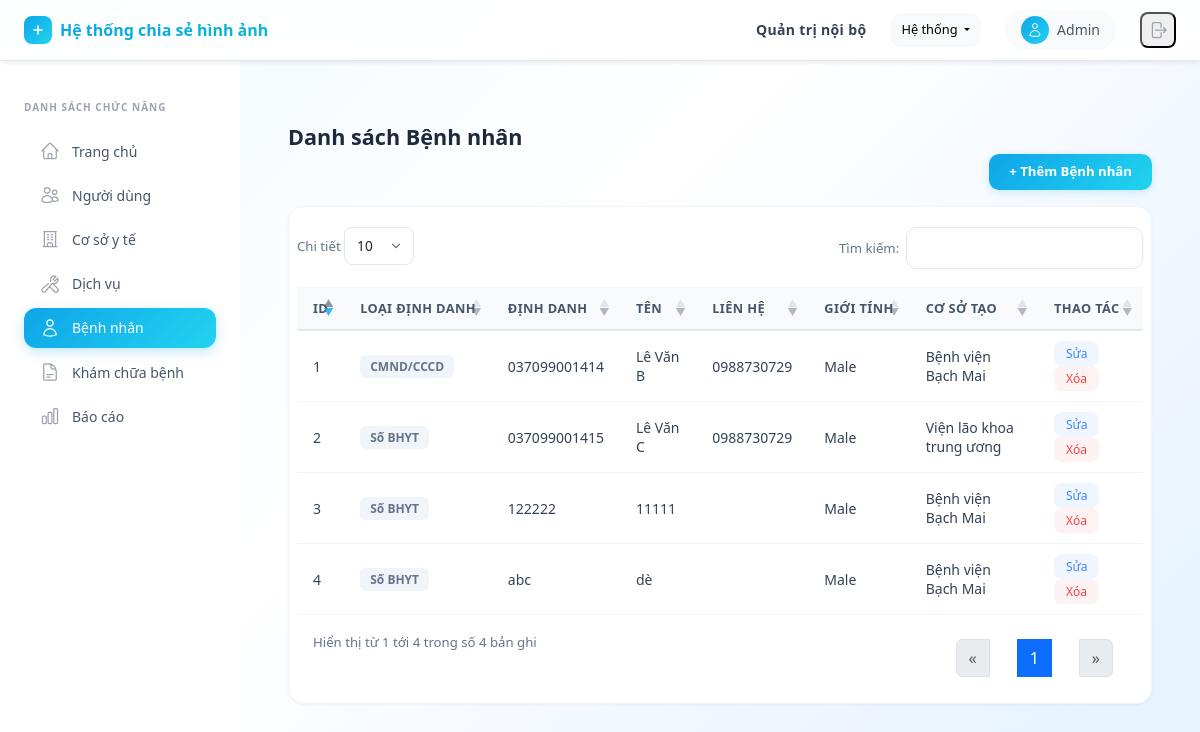
Screenshot of /patients/ (signed in) with the database file from the repository.
### api/models.py (models this page shows, shortened)
class User(AbstractUser):
    code = models.CharField(max_length=50, unique=True)
    facility = models.ForeignKey(MedicalFacility, on_delete=models.CASCADE, related_name="users", null=True, blank=True)
    name = models.CharField(max_length=255)
    role = models.ForeignKey(Role, on_delete=models.SET_NULL, null=True, blank=True, related_name='users')
    patient = models.OneToOneField('Patient', on_delete=models.SET_NULL, null=True, blank=True, related_name='user')
    created_at = models.DateTimeField(auto_now_add=True)
    updated_at = models.DateTimeField(auto_now=True)
    @property
    def role_code(self):
        return self.role.code if self.role else None

class Patient(models.Model):
    IDENTIFIER_CHOICES = [
        ('insurance', 'Số BHYT'),
        ('national_id', 'CMND/CCCD'),
        ('phone', 'Số điện thoại'),
    ]
    identifier_type = models.CharField(max_length=20, choices=IDENTIFIER_CHOICES)
    identifier = models.CharField(max_length=100, unique=True)
    name = models.CharField(max_length=255)
    contact_info = models.TextField(blank=True, null=True)
    gender = models.CharField(max_length=10, choices=[('male', 'Male'), ('female', 'Female'), ('other', 'Other')])
    created_by_facility = models.ForeignKey(MedicalFacility, on_delete=models.SET_NULL, null=True, related_name="patients")
    activity_history = models.JSONField(default=list, blank=True)

class MedicalFacility(models.Model):
    STATUS_CHOICES = [
        ('active', 'Đang hoạt động'),
        ('paused', 'Tạm dừng'),
        ('holiday', 'Nghỉ lễ'),
        ('maintenance', 'Bảo trì'),
        ('closed', 'Ngừng hoạt động'),
    ]
    code = models.CharField(max_length=50, unique=True)
    name = models.CharField(max_length=255)
    address = models.TextField()
    status = models.CharField(max_length=20, choices=STATUS_CHOICES, default='active')
    services = models.ManyToManyField(Service, blank=True, related_name='facilities')

### api/views.py (the view)
# urls.py: path('patients/', patient_list, name='patient_list'),
@permission_required('patient.view')
def patient_list(request):
    if request.user.role_code == 'admin':
        patients = Patient.objects.all()
        facilities = MedicalFacility.objects.all()
    else:
        patients = Patient.objects.filter(created_by_facility=request.user.facility)
        facilities = MedicalFacility.objects.filter(id=request.user.facility_id)
    return render(request, 'patient_list.html', {
        'patients': patients,
        'tab': 'patients',
        'facilities': facilities,
    })

### api/templates/patient_list.html (shortened to what this page needs)
{% extends "base.html" %}
{% load static %}
{% block content %}
<link rel="stylesheet" href="https://cdn.datatables.net/1.13.6/css/dataTables.bootstrap5.min.css">
<h3 class="page-title">Danh sách Bệnh nhân</h3>
<div class="table-toolbar">
    <button class="btn-add" onclick="openCreateForm()">+ Thêm Bệnh nhân</button>
</div>
<div class="table-card">
<table id="patientTable" class="table">
  <thead>
    <tr>
      <th>ID</th>
      <th>Loại định danh</th>
      <th>Định danh</th>
      <th>Tên</th>
      <th>Liên hệ</th>
      <th>Giới tính</th>
      <th>Cơ sở tạo</th>
      <th>Thao tác</th>
    </tr>
  </thead>
  <tbody>
    {% for p in patients %}
      <tr data-id="{{ p.id }}">
        <td><span style="font-weight:500;">{{ p.id }}</span></td>
        <td><span class="badge-role badge-role-default">{{ p.get_identifier_type_display }}</span></td>
        <td>{{ p.identifier }}</td>
        <td>{{ p.name }}</td>
        <td>{{ p.contact_info }}</td>
        <td>{{ p.get_gender_display }}</td>
        <td>{{ p.created_by_facility.name|default:"" }}</td>
        <td>
          <button class="btn-action btn-action-edit" onclick="openEditForm({{ p.id }})">Sửa</button>
          <button class="btn-action btn-action-delete" onclick="deletePatient({{ p.id }})">Xóa</button>
        </td>
      </tr>
    {% endfor %}
  </tbody>
</table>
</div>
{% endblock %}

### api/templates/base.html (shortened to what this page needs)
﻿<!DOCTYPE html>
<html lang="vi">
<head>
    <script src="https://cdn.tailwindcss.com"></script>
    <link rel="stylesheet" href="https://cdn.jsdelivr.net/npm/bootstrap@5.3.0/dist/css/bootstrap.min.css">
</head>
<body class="min-h-screen" style="margin:0; background: linear-gradient(135deg, #f0f9ff 0%, #ffffff 40%, #eff6ff 70%, #e0f2fe 100%); background-attachment: fixed;">
    <nav class="top-navbar fixed top-0 left-0 right-0 z-50 flex items-center justify-between px-6 py-2.5 shadow-sm">
        <div class="flex items-center gap-3">
            <a href="{% url 'dashboard' %}" class="flex items-center gap-2" style="text-decoration:none;">
                <div class="bg-gradient-to-br from-primary to-cyan-400 rounded-lg p-1.5">
                    <svg class="w-4 h-4 text-white" fill="none" viewBox="0 0 24 24" stroke="currentColor">
                        <path stroke-linecap="round" stroke-linejoin="round" stroke-width="2.5" d="M12 6v6m0 0v6m0-6h6m-6 0H6"/>
                    </svg>
                </div>
                <span class="text-base font-bold bg-gradient-to-r from-primary to-cyan-500 bg-clip-text" style="color:transparent; -webkit-background-clip:text;">Hệ thống chia sẻ hình ảnh</span>
            </a>
        </div>
        <div class="flex items-center gap-4">
            <span class="hidden sm:block text-sm font-semibold text-slate-700 tracking-wide">Quản trị nội bộ</span>
            {% if user.is_authenticated %}
            <div class="dropdown">
                <button class="btn btn-light dropdown-toggle" type="button" data-bs-toggle="dropdown" aria-expanded="false" style="border-radius:10px; font-size:0.8rem; padding:6px 10px;">
                    Hệ thống
                </button>
            </div>
            {% endif %}
            <div class="flex items-center gap-2 bg-gray-50 rounded-full px-3 py-1.5">
                <div class="w-7 h-7 rounded-full bg-gradient-to-br from-primary to-cyan-400 flex items-center justify-center">
                    <svg class="w-4 h-4 text-white" fill="none" viewBox="0 0 24 24" stroke="currentColor">
                        <path stroke-linecap="round" stroke-linejoin="round" stroke-width="1.5" d="M15.75 6a3.75 3.75 0 11-7.5 0 3.75 3.75 0 017.5 0zM4.501 20.118a7.5 7.5 0 0114.998 0A17.933 17.933 0 0112 21.75c-2.676 0-5.216-.584-7.499-1.632z"/>
                    </svg>
                </div>
                <span class="text-sm font-medium text-gray-600">{{ user.name|default:user.username }}</span>
            </div>
            <form action="{% url 'logout' %}" method="post" class="m-0">
                <button type="submit" class="p-1.5 rounded-lg hover:bg-red-50 text-gray-400 hover:text-red-500 transition" title="Đăng xuất">
                    <svg class="w-5 h-5" fill="none" viewBox="0 0 24 24" stroke="currentColor">
                        <path stroke-linecap="round" stroke-linejoin="round" stroke-width="1.5" d="M15.75 9V5.25A2.25 2.25 0 0013.5 3h-6a2.25 2.25 0 00-2.25 2.25v13.5A2.25 2.25 0 007.5 21h6a2.25 2.25 0 002.25-2.25V15m3 0l3-3m0 0l-3-3m3 3H9"/>
                    </svg>
                </button>
            </form>
        </div>
    </nav>
    <aside id="sidebar" class="sidebar fixed top-[52px] left-0 bottom-0 w-60 bg-white border-r border-gray-100 z-40 transform -translate-x-full lg:translate-x-0 transition-transform duration-200 overflow-y-auto">
        <div class="px-4 pt-5 pb-3">
            <p class="text-[10px] font-semibold text-gray-400 uppercase tracking-widest mb-3">Danh sách chức năng</p>
            <nav class="flex flex-col gap-1">
                {% if user.is_authenticated and user.role_code == "admin" %}
                <a href="{% url 'dashboard' %}" class="nav-item-link {% if tab == 'home' %}active{% endif %}">
                    Trang chủ
                </a>
                <a href="{% url 'user_list' %}" class="nav-item-link {% if tab == 'users' %}active{% endif %}">
                    Người dùng
                </a>
                <a href="{% url 'facility_list' %}" class="nav-item-link {% if tab == 'facilities' %}active{% endif %}">
                    Cơ sở y tế
                </a>
                <a href="{% url 'service_list' %}" class="nav-item-link {% if tab == 'services' %}active{% endif %}">
                    Dịch vụ
                </a>
                <a href="{% url 'patient_list' %}" class="nav-item-link {% if tab == 'patients' %}active{% endif %}">
                    <svg class="w-5 h-5 text-gray-400" fill="none" viewBox="0 0 24 24" stroke="currentColor"><path stroke-linecap="round" stroke-linejoin="round" stroke-width="1.5" d="M15.75 6a3.75 3.75 0 11-7.5 0 3.75 3.75 0 017.5 0zM4.501 20.118a7.5 7.5 0 0114.998 0A17.933 17.933 0 0112 21.75c-2.676 0-5.216-.584-7.499-1.632z"/></svg>
                    Bệnh nhân
                </a>
                <a href="{% url 'examination_list' %}" class="nav-item-link {% if tab == 'examinations' %}active{% endif %}">
                    Khám chữa bệnh
                </a>
                <a href="{% url 'report_list' %}" class="nav-item-link {% if tab == 'reports' %}active{% endif %}">
                    Báo cáo
                </a>
                {% endif %}
            </nav>
        </div>
    </aside>
    <main class="lg:ml-60 pt-[52px] min-h-screen">
        <div class="p-5">
            {% block content %}{% endblock %}
        </div>
    </main>
</body>
</html>

### api/templates/base.html (style rules this page uses)
.sidebar { font-family: system-ui, -apple-system, sans-serif; }
.sidebar * { box-sizing: border-box; }
.sidebar a, .sidebar button { text-decoration: none; }
.nav-item-link { display: flex; align-items: center; gap: 0.75rem; padding: 0.6rem 1rem; border-radius: 0.75rem; color: #475569; font-size: 0.875rem; font-weight: 500; transition: all 0.15s; }
.nav-item-link.active { background: linear-gradient(135deg, #0ea5e9, #22d3ee); color: #fff; box-shadow: 0 4px 12px rgba(14,165,233,0.25); }
.nav-item-link.active svg { color: #fff; }
.top-navbar { background: rgba(255,255,255,0.85); backdrop-filter: blur(12px); border-bottom: 1px solid #e2e8f0; }
.table-card { background: #fff; border-radius: 16px; box-shadow: 0 1px 3px rgba(0,0,0,0.04), 0 1px 2px rgba(0,0,0,0.02); border: 1px solid #f1f5f9; overflow: hidden; padding: 8px; }
.table-card .table { margin-bottom: 0; }
.table-card thead th, table.dataTable thead th { background: #f8fafc !important; border-bottom: 2px solid #e2e8f0 !important; color: #475569 !important; font-weight: 600 !important; font-size: 0.8rem !important; text-transform: uppercase; letter-spacing: 0.03em; padding: 12px 16px !important; white-space: nowrap; }
.table-card tbody td, table.dataTable tbody td { padding: 10px 16px !important; font-size: 0.875rem; color: #334155; border-bottom: 1px solid #f1f5f9 !important; vertical-align: middle; }
table.dataTable thead .sorting::after, table.dataTable thead .sorting_asc::after, table.dataTable thead .sorting_desc::after { opacity: 0.4 !important; }
table.dataTable thead .sorting_asc::after, table.dataTable thead .sorting_desc::after { opacity: 0.8 !important; color: #0ea5e9 !important; }
.btn-action { padding: 4px 12px; font-size: 0.75rem; font-weight: 500; border-radius: 8px; border: none; cursor: pointer; transition: all 0.15s; }
.btn-action-edit { background: #eff6ff; color: #3b82f6; }
.btn-action-delete { background: #fef2f2; color: #ef4444; }
.page-title { font-size: 1.35rem; font-weight: 700; color: #1e293b; margin-bottom: 0.25rem; }
.table-toolbar { display: flex; align-items: center; justify-content: space-between; flex-wrap: wrap; gap: 10px; margin-bottom: 16px; }
.btn-add { background: linear-gradient(135deg, #0ea5e9, #22d3ee); color: #fff; font-size: 0.825rem; font-weight: 600; padding: 8px 20px; border-radius: 10px; border: none; cursor: pointer; box-shadow: 0 2px 8px rgba(14,165,233,0.2); transition: all 0.15s; }
.badge-role { display: inline-block; padding: 3px 10px; border-radius: 6px; font-size: 0.75rem; font-weight: 600; }
.badge-role-default { background: #f1f5f9; color: #64748b; }

### rows the page displays
User: name "Admin"
Patient: id "1", identifier_type "CMND/CCCD", identifier "037099001414", name "Lê Văn B", contact_info "0988730729", gender "Male", created_by_facility.name "Bệnh viện Bạch Mai"
Patient: id "2", identifier_type "Số BHYT", identifier "037099001415", name "Lê Văn C", contact_info "0988730729", gender "Male", created_by_facility.name "Viện lão khoa trung ương"
Patient: id "3", identifier_type "Số BHYT", identifier "122222", name "11111", gender "Male", created_by_facility.name "Bệnh viện Bạch Mai"
Patient: id "4", identifier_type "Số BHYT", identifier "abc", name "dè", gender "Male", created_by_facility.name "Bệnh viện Bạch Mai"
